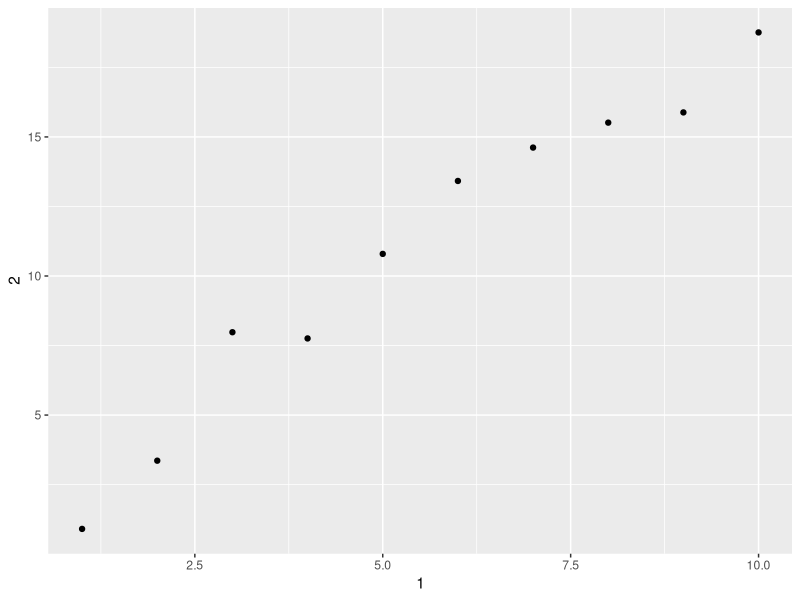

Source code (R): (Note: this script raises an error after producing the figure.)
## ---- chunk 1
library(tidyverse)
## ---- chunk 2
mtcars

as_tibble(mtcars)
## ---- chunk 3
df <- data.frame(abc = 1, xyz = "a")
df$x
df[, "xyz"]
df[, c("abc", "xyz")]

df <- tibble(abc = 1, xyz = "a")
df$x
df[, "xyz"]
df[, c("abc", "xyz")]
## ---- chunk 4
var <- "mpg"
mtcars[[var]]
## ---- chunk 5
annoying <- tibble(
  `1` = 1:10,
  `2` = `1` * 2 + rnorm(length(`1`))
)

# 1
annoying$`1`

# 2
annoying %>% 
        ggplot(aes(x = `1`, y = `2`)) +
        geom_point()

# 3
annoying$`3` <- with(annoying, `2` / `1`)
annoying$`3`

# 4
(annoying <- rename(annoying, one = `1`, two = `2`, three = `3`))
## ---- chunk 6
enframe(1:3)
c(a = 5, b = 7)
enframe(c(a = 5, b = 7))

## ---- chunk 7
print(as_tibble(mtcars), n_extra = 1)
